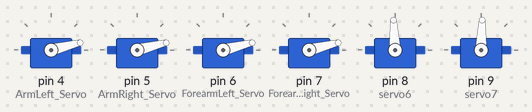
The sketch below on a simulated Arduino Uno, built with avr-gcc and run on an emulated ATmega328P. On the bench: 6 × servo.

Above: at 0.15 s.
At 1.57 s:
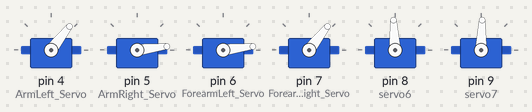
At 4.94 s:
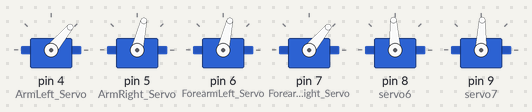
At 9.99 s:
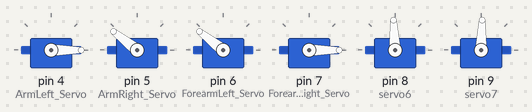
At 20.12 s:
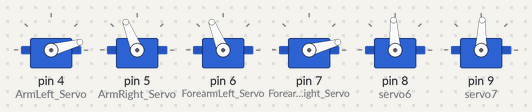
At 39.68 s:
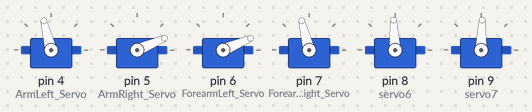
Timing chart, 0 to 40.0 s (numbered marks = the images above):
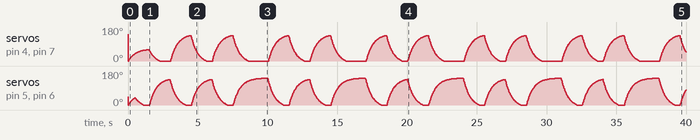

The sketch:

Animatronics_PK-01.ino
```cpp
#include <Servo.h>

int ArmLeft = 512;
int ArmRight = 512;
int ForearmLeft = 512;
int ForearmRight = 512;
int pot5 = 512;
int pot6 = 512;

float ArmLeft_Scaled;
float ArmRight_Scaled;
float ForearmLeft_Scaled;
float ForearmRight_Scaled;

float pot5Scaled;
float pot6Scaled;

float ArmLeft_Smoothed = 512;
float ArmRight_Smoothed = 512;
float ForearmLeft_Smoothed = 512;
float ForearmRight_Smoothed = 512;

float pot5Smoothed = 512;
float pot6Smoothed = 512;

float ArmLeft_SmoothedPrev = 512;
float ArmRight_SmoothedPrev = 512;
float ForearmLeft_SmoothedPrev = 512;
float ForearmRight_SmoothedPrev = 512;
float pot5SmoothedPrev = 512;
float pot6SmoothedPrev = 512;

unsigned long currentMillis;
long previousMillis = 0;    // set up timers
long interval = 5;        // time constant for timer

int stepFlag = 0;
long previousStepMillis = 0;

Servo ArmLeft_Servo;
Servo ArmRight_Servo;
Servo ForearmLeft_Servo;
Servo ForearmRight_Servo;

Servo servo6;
Servo servo7;

void setup() {

  pinMode(A0, INPUT);
  pinMode(A1, INPUT);
  pinMode(A2, INPUT);
  pinMode(A3, INPUT);
  pinMode(A4, INPUT);
  pinMode(A5, INPUT);

  Serial.begin(115200);

  ArmLeft_Servo.attach(4);
  ArmRight_Servo.attach(5);
  ForearmLeft_Servo.attach(6);
  ForearmRight_Servo.attach(7);

  servo6.attach(8);
  servo7.attach(9);

  ArmLeft_Servo.writeMicroseconds(2000);
  ArmRight_Servo.writeMicroseconds(1000);
  ForearmLeft_Servo.writeMicroseconds(1000);
  ForearmRight_Servo.writeMicroseconds(2000);

  servo6.writeMicroseconds(1500);
  servo7.writeMicroseconds(1450);

}

void loop() {

  currentMillis = millis();
  if (currentMillis - previousMillis >= interval) {  // start 5ms timed loop
      previousMillis = currentMillis;

      // step sequencer

      if (stepFlag == 0 && currentMillis - previousStepMillis > 500) {
        ArmLeft = 512;
        ArmRight = 1024;
        ForearmLeft = 1024;
        ForearmRight = 512;
        stepFlag = 1;
        previousStepMillis = currentMillis;
      }

      else if (stepFlag == 1 && currentMillis - previousStepMillis > 1000) {
       ArmLeft = 1024;
        ArmRight = 0;
        ForearmLeft = 0;
        ForearmRight = 1024;
        stepFlag = 2;
        previousStepMillis = currentMillis;
      }

      else if (stepFlag == 2 && currentMillis - previousStepMillis > 1500) {
        ArmLeft = 0;
        ArmRight = 1024;
        ForearmLeft = 1024;
        ForearmRight = 0;
        stepFlag = 3;
        previousStepMillis = currentMillis;
      }

      if (stepFlag == 3 && currentMillis - previousStepMillis > 1500) {
        ArmLeft = 1024;
        ArmRight = 0;
        ForearmLeft = 0;
        ForearmRight = 1024;

        stepFlag = 4;
        previousStepMillis = currentMillis;
      }

      if (stepFlag == 4 && currentMillis - previousStepMillis > 1500) {
         ArmLeft = 0;
        ArmRight = 1024;
        ForearmLeft = 1024;
        ForearmRight = 0;

        stepFlag = 5;
        previousStepMillis = currentMillis;
      }
      if (stepFlag == 5 && currentMillis - previousStepMillis > 1500) {
       ArmLeft = 1024;
        ArmRight = 0;
        ForearmLeft = 0;
        ForearmRight = 1024;


        stepFlag = 1;
        previousStepMillis = currentMillis;
      }

      // end of step sequencer


      // scale all pots for the servo microseconds range

      ArmLeft_Scaled = ((ArmLeft - 512) * -1.6) + 1200;
      ArmRight_Scaled = ((ArmRight - 512) * -1.6) + 1200;
      ForearmLeft_Scaled = ((ForearmLeft - 512) * -1.6) + 1200;
      ForearmRight_Scaled = ((ForearmRight - 512) * -1.6) + 1200;


      // smooth pots

      ArmLeft_Smoothed = (ArmLeft_Scaled * 0.01) + (ArmLeft_SmoothedPrev * 0.99);
      ArmRight_Smoothed = (ArmRight_Scaled * 0.01) + (ArmRight_SmoothedPrev * 0.99);
      ForearmLeft_Smoothed = (ForearmLeft_Scaled * 0.01) + (ForearmLeft_SmoothedPrev * 0.99);
      ForearmRight_Smoothed = (ForearmRight_Scaled * 0.01) + (ForearmRight_SmoothedPrev * 0.99);


      // bookmark previous values

      ArmLeft_SmoothedPrev = ArmLeft_Smoothed;
      ArmRight_SmoothedPrev = ArmRight_Smoothed;
      ForearmLeft_SmoothedPrev = ForearmLeft_Smoothed;
      ForearmRight_SmoothedPrev = ForearmRight_Smoothed;

      pot5SmoothedPrev = pot5Smoothed;
      pot6SmoothedPrev = pot6Smoothed;


      // write servos

      ArmLeft_Servo.writeMicroseconds(ArmLeft_Smoothed);
      ArmRight_Servo.writeMicroseconds(ArmRight_Smoothed);
      ForearmLeft_Servo.writeMicroseconds(ForearmLeft_Smoothed);
      ForearmRight_Servo.writeMicroseconds(ForearmRight_Smoothed);


  } // end of timed loop


} // end if main loop
```
